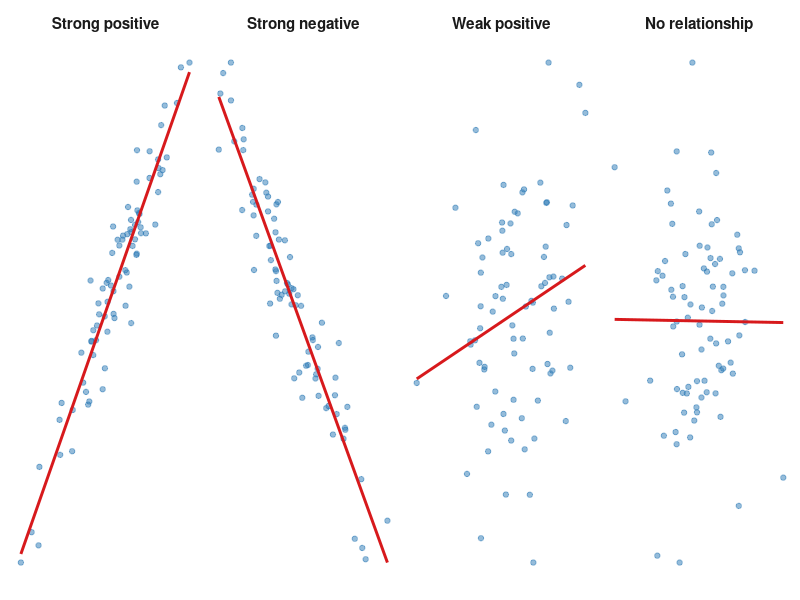
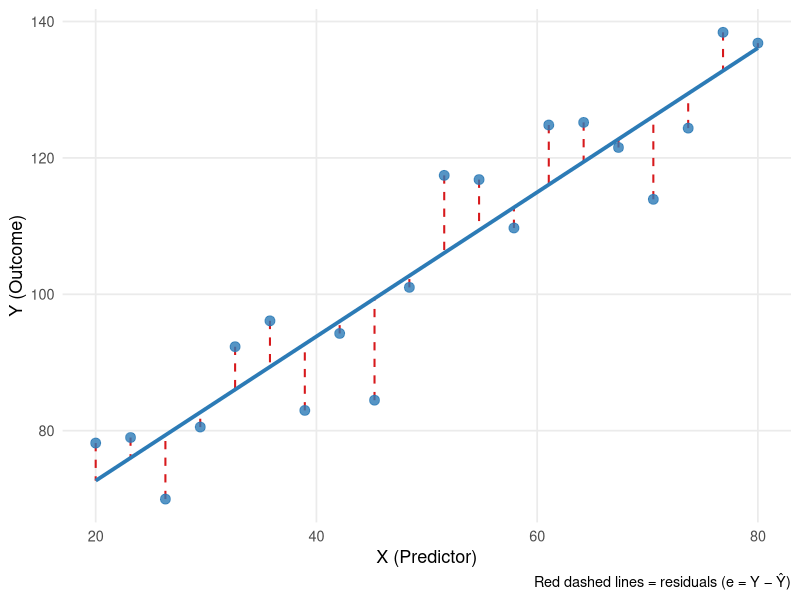
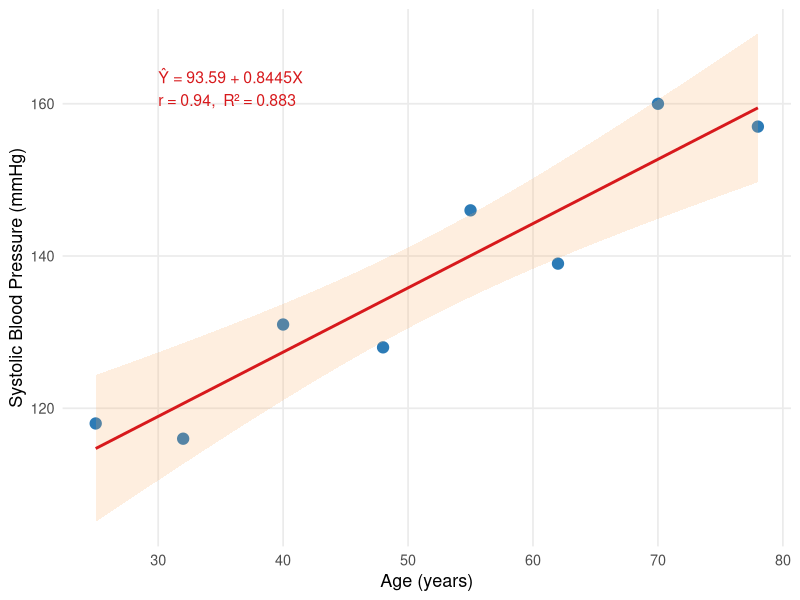

Here is the R script that generated these plots, in order:
## ---- chunk 1
#| label: setup
#| include: false

library(ggplot2)
library(knitr)
library(kableExtra)
library(patchwork)
# Table helpers (used by the book and the slides)
# tbl_fs(): font size; PDF tables use 10pt so they fit the page width
# pdf_w():  fixed column width in the PDF only, so long text wraps
tbl_fs <- function(html_size = 13) if (knitr::is_latex_output()) 10 else html_size
pdf_w  <- function(x) if (knitr::is_latex_output()) x else NULL
## ---- chunk 2
#| label: fig-scatter-types
#| fig-cap: "Four possible relationships between two variables"
#| fig-align: center
#| fig-height: 4
#| fig-width: 10

set.seed(42)
n <- 80

d1 <- data.frame(x = rnorm(n), y = 0.8*rnorm(n, mean=0) + rnorm(n,sd=0.5),
                 type = "Strong positive")
d1$y <- d1$x * 0.9 + rnorm(n, sd=0.3)

d2 <- data.frame(x = rnorm(n), y = -0.9*rnorm(n) + rnorm(n,sd=0.3),
                 type = "Strong negative")
d2$y <- -d2$x * 0.9 + rnorm(n, sd=0.3)

d3 <- data.frame(x = rnorm(n), y = 0.4*rnorm(n) + rnorm(n,sd=0.9),
                 type = "Weak positive")
d3$y <- d3$x * 0.3 + rnorm(n, sd=0.9)

d4 <- data.frame(x = rnorm(n), y = rnorm(n),
                 type = "No relationship")

all_d <- rbind(d1, d2, d3, d4)
all_d$type <- factor(all_d$type,
                     levels = c("Strong positive","Strong negative",
                                "Weak positive","No relationship"))

ggplot(all_d, aes(x = x, y = y)) +
  geom_point(alpha = 0.5, color = "#2c7bb6", size = 1.5) +
  geom_smooth(method = "lm", se = FALSE, color = "#d7191c",
              linewidth = 1, formula = y ~ x) +
  facet_wrap(~ type, nrow = 1, scales = "free") +
  theme_minimal(base_size = 12) +
  theme(axis.text = element_blank(),
        axis.ticks = element_blank(),
        axis.title = element_blank(),
        panel.grid = element_blank(),
        strip.text = element_text(face = "bold", size = 11))
## ---- chunk 3
#| label: tbl-r-interpret
#| tbl-cap: "General guidelines for interpreting the correlation coefficient"

r_tab <- data.frame(
  `|r| range` = c("0.00 - 0.19", "0.20 - 0.39",
                   "0.40 - 0.59", "0.60 - 0.79", "0.80 - 1.00"),
  Strength = c("Negligible", "Weak", "Moderate", "Strong", "Very strong"),
  Direction = c("-", "Positive or negative depending on sign",
                "Positive or negative depending on sign",
                "Positive or negative depending on sign",
                "Positive or negative depending on sign")
)

kable(r_tab, col.names = c("Size of r (ignoring sign)", "Strength", "Note"),
      align = c("c","l","l")) |>
  kable_styling(bootstrap_options = c("striped","hover","bordered"),
                full_width = FALSE, font_size = tbl_fs(13)) |>
  column_spec(1, bold = TRUE, color = "#2c7bb6")
## ---- chunk 4
#| label: tbl-ex1-data
#| tbl-cap: "Age and Systolic Blood Pressure of 8 Adults"

age <- c(25, 32, 40, 48, 55, 62, 70, 78)
sbp <- c(118, 116, 131, 128, 146, 139, 160, 157)

ex1 <- data.frame(Subject = paste0("S", 1:8), Age = age, SBP = sbp)

kable(ex1, col.names = c("Subject", "Age (years)", "SBP (mmHg)"),
      align = c("c","c","c")) |>
  kable_styling(bootstrap_options = c("striped","hover","bordered"),
                full_width = FALSE, font_size = tbl_fs(13))
## ---- chunk 5
#| label: tbl-ex1-calc
#| tbl-cap: "Column totals needed for r (the same totals are reused for the regression line in Example 2)"

n   <- length(age)
calc <- data.frame(
  Subject = paste0("S", 1:n),
  x  = age,
  y  = sbp,
  x2 = age^2,
  y2 = sbp^2,
  xy = age * sbp
)
calc_all <- rbind(calc,
                  data.frame(Subject = "Total", x = sum(age), y = sum(sbp),
                             x2 = sum(age^2), y2 = sum(sbp^2), xy = sum(age * sbp)))

kable(calc_all,
      col.names = c("Subject", "x", "y", "x^2", "y^2", "xy"),
      align = rep("c", 6), format.args = list(big.mark = ",")) |>
  kable_styling(bootstrap_options = c("striped","hover","bordered"),
                full_width = FALSE, font_size = tbl_fs(12)) |>
  row_spec(n + 1, bold = TRUE) |>
  row_spec(0, bold = TRUE, color = "white", background = "#2c7bb6")

Sx  <- sum(age); Sy <- sum(sbp); Sx2 <- sum(age^2); Sy2 <- sum(sbp^2); Sxy <- sum(age * sbp)
num <- n * Sxy - Sx * Sy           # numerator of r and b1
dx  <- n * Sx2 - Sx^2              # x-bracket
dy  <- n * Sy2 - Sy^2              # y-bracket
r1  <- num / sqrt(dx * dy)
b1  <- round(num / dx, 4)
b0  <- round(Sy / n - b1 * Sx / n, 2)
# thousands separator for use inside $math$: {,} avoids the space LaTeX adds after a comma
fm  <- function(v) format(v, big.mark = "{,}", scientific = FALSE)
## ---- chunk 6
#| label: fig-ols
#| fig-cap: "Least squares regression line minimizes the sum of squared residuals (vertical red lines)"
#| fig-align: center
#| fig-height: 4
#| fig-width: 6

set.seed(10)
x <- seq(20, 80, length = 20)
y <- 60 + 0.9 * x + rnorm(20, sd = 10)
fit <- lm(y ~ x)
df_ols <- data.frame(x = x, y = y,
                     yhat = fitted(fit),
                     resid = residuals(fit))

ggplot(df_ols, aes(x = x, y = y)) +
  geom_segment(aes(xend = x, yend = yhat),
               color = "#d7191c", linewidth = 0.7, linetype = "dashed") +
  geom_smooth(method = "lm", se = FALSE, color = "#2c7bb6",
              linewidth = 1.3, formula = y ~ x) +
  geom_point(size = 3, color = "#2c7bb6", alpha = 0.8) +
  labs(x = "X (Predictor)", y = "Y (Outcome)",
       caption = "Red dashed lines = residuals (e = Y − Ŷ)") +
  theme_minimal(base_size = 13) +
  theme(panel.grid.minor = element_blank())
## ---- chunk 7
#| label: fig-ex1-fit
#| fig-cap: "Scatter plot with fitted regression line: Age vs. Systolic Blood Pressure"
#| fig-align: center
#| fig-height: 4
#| fig-width: 6

fit1 <- lm(sbp ~ age)
df1  <- data.frame(age = age, sbp = sbp)

ggplot(df1, aes(x = age, y = sbp)) +
  geom_point(size = 3.5, color = "#2c7bb6") +
  geom_smooth(method = "lm", se = TRUE, color = "#d7191c",
              fill = "#fdae61", alpha = 0.2, formula = y ~ x) +
  annotate("text", x = 30, y = 162,
           label = paste0("Ŷ = ", sprintf("%.2f", b0),
                          " + ", sprintf("%.4f", b1), "X\n",
                          "r = ", round(cor(age,sbp),3),
                          ",  R² = ", round(cor(age,sbp)^2,3)),
           hjust = 0, size = 4, color = "#d7191c") +
  labs(x = "Age (years)", y = "Systolic Blood Pressure (mmHg)") +
  theme_minimal(base_size = 13) +
  theme(panel.grid.minor = element_blank())
## ---- chunk 8
#| label: tbl-assumptions
#| tbl-cap: "Assumptions of Simple Linear Regression"

assump <- data.frame(
  Assumption = c("Linearity",
                 "Independence",
                 "Homoscedasticity",
                 "Normality of residuals"),
  Meaning = c(
    "The relationship between X and Y is linear (a straight line is appropriate)",
    "Observations are independent of each other",
    "The spread of residuals is roughly constant across all values of X",
    "Residuals are approximately normally distributed"
  ),
  `How to Check` = c(
    "Scatter plot of X vs. Y; residual plot",
    "Study design - satisfied by random sampling",
    "Plot of residuals vs. fitted values - no funnel shape",
    "Histogram or Q-Q plot of residuals"
  )
)

kable(assump, col.names = c("Assumption", "Meaning", "How to Check"),
      align = c("l","l","l")) |>
  kable_styling(bootstrap_options = c("striped","hover","bordered"),
                full_width = FALSE, font_size = tbl_fs(13)) |>
  column_spec(1, bold = TRUE, color = "#2c7bb6", width = pdf_w("1.3in")) |>
  column_spec(2, width = pdf_w("2.2in")) |>
  column_spec(3, width = pdf_w("2.0in"))
## ---- chunk 9
#| label: tbl-spss-model
#| tbl-cap: "SPSS Output: Model Summary"

model_sum <- data.frame(
  R = "0.821",
  R2 = "0.674",
  `Adjusted R2` = "0.666",
  `Std. Error of the Estimate` = "8.458"
)

kable(model_sum,
      col.names = c("R", "R2", "Adjusted R2", "Std. Error of the Estimate"),
      align = rep("c",4)) |>
  kable_styling(bootstrap_options = c("bordered"),
                full_width = FALSE, font_size = tbl_fs(13)) |>
  row_spec(0, bold = TRUE, color = "white", background = "#2c7bb6")
## ---- chunk 10
#| label: tbl-spss-anova
#| tbl-cap: "SPSS Output: ANOVA Table"

anova_tab <- data.frame(
  Source = c("Regression", "Residual", "Total"),
  SS = c("5621.4", "2718.6", "8340.0"),
  df = c("1", "38", "39"),
  MS = c("5621.4", "71.5", ""),
  F = c("78.62", "", ""),
  Sig = c("< 0.001", "", "")
)

kable(anova_tab,
      col.names = c("", "Sum of Squares", "df", "Mean Square", "F", "Sig."),
      align = c("l","c","c","c","c","c")) |>
  kable_styling(bootstrap_options = c("bordered"),
                full_width = FALSE, font_size = tbl_fs(13)) |>
  row_spec(0, bold = TRUE, color = "white", background = "#2c7bb6") |>
  row_spec(1, bold = TRUE)
## ---- chunk 11
#| label: tbl-spss-coef
#| tbl-cap: "SPSS Output: Coefficients Table"

coef_tab <- data.frame(
  ` ` = c("Constant", "Waist circumference"),
  B = c("32.15", "0.87"),
  SE = c("6.24", "0.10"),
  Beta = c("-", "0.821"),
  t = c("5.15", "8.87"),
  Sig = c("< 0.001", "< 0.001"),
  Lower = c("19.52", "0.67"),
  Upper = c("44.78", "1.07")
)

kable(coef_tab,
      col.names = c("", "B", "Std. Error", "Beta", "t", "Sig.",
                    "Lower", "Upper"),
      align = c("l","c","c","c","c","c","c","c")) |>
  kable_styling(bootstrap_options = c("bordered"),
                full_width = FALSE, font_size = tbl_fs(13)) |>
  add_header_above(c(" " = 6, "95% Confidence Interval for B" = 2)) |>
  row_spec(0, bold = TRUE, color = "white", background = "#2c7bb6") |>
  row_spec(2, bold = TRUE) |>
  column_spec(1, width = pdf_w("1.1in"))
